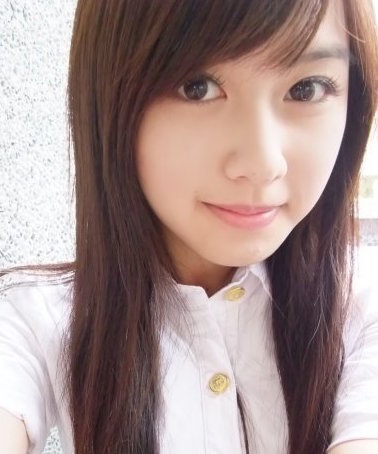
#> input picture Python/ServerTest/ref.png, 378 x 454 px
$ python -i segment_tools.py   (imports and definitions only)   (Python 2 division)   (older library calls are emulated)
#> lines starting #> are read from the running program, lines starting #| are printed output that depends on the picture
#-*- coding: utf-8 -*-
#-*- coding: cp950 -*-

import cv2
import numpy as np
from collections import defaultdict
from PIL import Image

class NotDetectedError(Exception): pass

def faces_positions(img, num_neighbors = 10, degree_step = -5):
    """
    find_face: Find the face(s) coordinates in `img` and `rotate_degree` (if needed)

    Input:
    img::Image -> An Image object.
    num_neighbors::int -> number of neighbors used in face detection.
    degree_step::int -> search step of rotation angle.
    Output:
    coors::numpy.ndarray -> coordinates used for locating face in `img`
    rotate_degree::float -> the degree must `img` rotates in order to find a face.

    Note: `find_face` will return (None, None) if no face can be detected.
    """

    assert degree_step < 0, "degree_step must be negative."

    gray_img = np.array(img.convert("L"))
    face_detector = cv2.CascadeClassifier("/usr/local/share/OpenCV/haarcascades/haarcascade_frontalface_alt2.xml")
    faces = face_detector.detectMultiScale(gray_img,
                                           scaleFactor = 1.1,
                                           minNeighbors = num_neighbors,
                                           minSize = (20, 20),
                                           flags = cv2.cv.CV_HAAR_SCALE_IMAGE)
    if isinstance(faces, tuple):
        degree = 90
        while isinstance(faces, tuple) and degree >= -90:
            gray_img = np.array(img.rotate(degree).convert("L"))
            faces = face_detector.detectMultiScale(gray_img,
                                                    scaleFactor = 1.1,
                                                    minNeighbors = num_neighbors,
                                                    minSize = (20, 20),
                                                    flags = cv2.cv.CV_HAAR_SCALE_IMAGE)
            degree += degree_step
        else:
            degree -= degree_step
    else:
        degree = 0

    if isinstance(faces, tuple):
        raise NotDetectedError("Can't find face.")

    return faces, degree


# [212 lines left out: functions crop_img, mask_img, eyes_positions, nose_position, mouth_position, find_all_positions, not called in this run]

>>> from PIL import Image
>>> picture = Image.open('../ref.png')
#> picture is the input picture: PIL image 378x454 RGB; mean R, G, B 165.3, 144.4, 141.7
>>> result = faces_positions(picture)
#> in faces_positions, `gray_img = np.array(img.convert("L"))`:
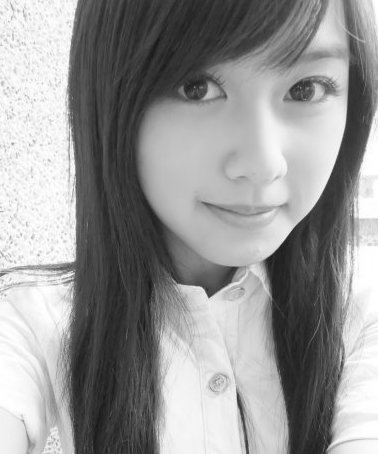
#> gray_img: shape (454, 378); min 20, max 255, mean 150.3
#> in faces_positions, `faces = face_detector.detectMultiScale(gray_img, scaleFactor = 1.1, mi..`: faces = [[136, 19, 232, 232]]
#> result = ([[136, 19, 232, 232]], 0)

$ run again, on Python/ServerTest/target.png
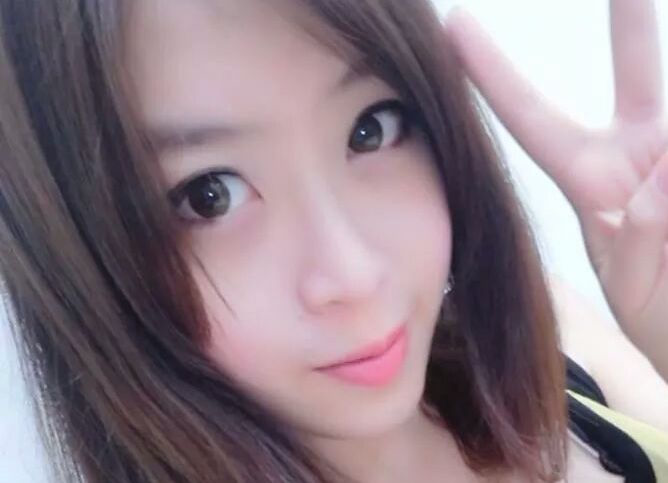
#> input picture Python/ServerTest/target.png, 668 x 483 px
#> picture is the input picture: PIL image 668x483 RGB; mean R, G, B 144.5, 127.9, 136.7
#> in faces_positions, `faces = face_detector.detectMultiScale(gray_img, scaleFactor = 1.1, mi..`: faces = ()
#> the loop in faces_positions, `while isinstance(faces, tuple) and degree >= -90:` made 21 passes
#> degree on passes 1 to 8: 85, 80, 75, 70, 65, 60, 55, 50
#> pass 1, in faces_positions, `gray_img = np.array(img.rotate(degree).convert("L"))`:
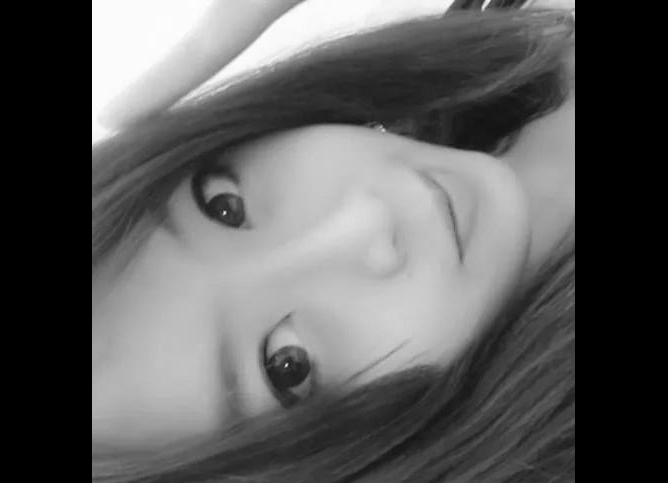
#> gray_img: shape (483, 668); min 0, max 254, mean 93.9
#> after the loop in faces_positions, `while isinstance(faces, tuple) and degree >= -90:`:
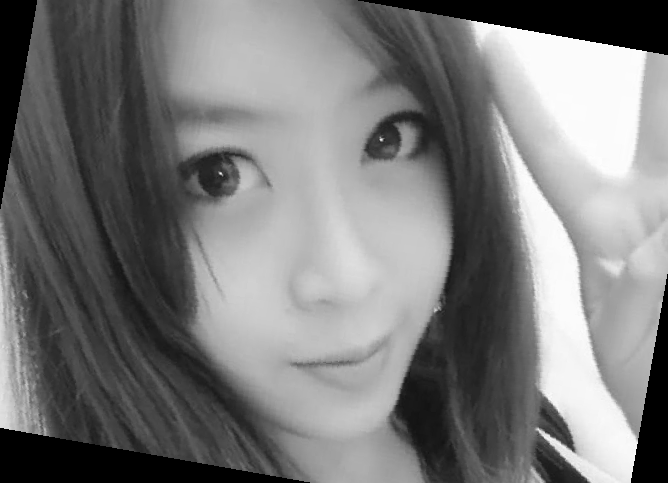
#> gray_img: shape (483, 668); min 0, max 254, mean 122.2
#> after the loop in faces_positions, `while isinstance(faces, tuple) and degree >= -90:`: degree = -10
#> result = ([[138, 68, 363, 363]], -10)
